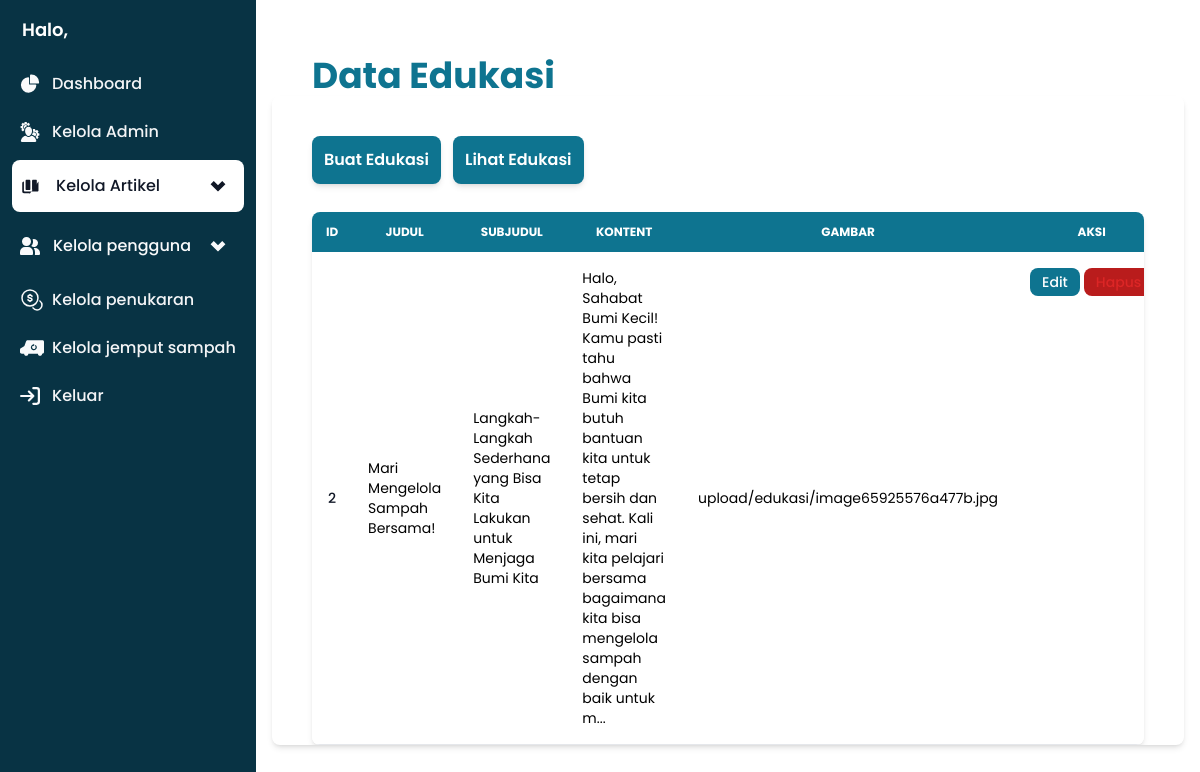
Screenshot of /hasil-pencarian-edukasi.php?keyword=Mari Mengelola Sampah Bersama! with the database file from the repository.
### tables this page shows
CREATE TABLE `edukasi` (
  `id` bigint(20) NOT NULL,
  `title` varchar(255) NOT NULL,
  `subtitle` varchar(255) NOT NULL,
  `content` longtext NOT NULL,
  `image` varchar(255) NOT NULL,
  `created_at` timestamp NOT NULL DEFAULT current_timestamp(),
  `updated_at` timestamp NOT NULL DEFAULT current_timestamp()
);

### include/Database.php (called while the page is built, shortened)
<?php
class Database
{
    private $host = "localhost";
    private $username = "root";
    private $password = "";
    private $dbname = "ass3";
    private $port = "3306";
    public function __construct()
    {
        $this->conn = new mysqli($this->host, $this->username, $this->password, $this->dbname, $this->port);
    }
}
?>

### include/Post.php (called while the page is built, shortened)
<?php
require_once "Database.php";
class Edukasi extends Database
{
    public function searchEdukasi($keyword)
    {
        $keyword = $this->conn->real_escape_string($keyword);
        $query = "SELECT * FROM edukasi WHERE title LIKE '%$keyword%' OR subtitle LIKE '%$keyword%' OR content LIKE '%$keyword%' ";
        $result = $this->conn->query($query);
        $searchResults = [];
        if ($result && $result->num_rows > 0) {
            while ($row = $result->fetch_object()) {
                $searchResults[] = $row;
            }
        }
        return $searchResults;
    }
}
?>

### hasil-pencarian-edukasi.php (the view, shortened to what this page needs)
<?php
require_once dirname(__FILE__) . "/include/post.php";
$edukasi = new Edukasi();
if (isset($_GET['keyword']) && !empty($_GET['keyword'])) {
    $keyword = $_GET['keyword'];
    $searchResult = $edukasi->searchEdukasi($keyword);
} else {
    echo "Data Tidak Ditemukan";
}
?>
<!DOCTYPE html>
<html lang="en">
<head>
    <script src="https://cdn.tailwindcss.com"></script>
    <link href="https://cdnjs.cloudflare.com/ajax/libs/flowbite/2.2.0/flowbite.min.css" rel="stylesheet" />
</head>
<body>
    <aside id="logo-sidebar"
        class="fixed top-0 left-0 z-40 w-64 h-screen transition-transform -translate-x-full sm:translate-x-0"
        aria-label="Sidebar">
        <div class="h-full px-3 py-4 overflow-y-auto bg-cyan-950">
            <a href="https://flowbite.com/" class="flex items-center ps-2.5 mb-5">
                <span class="self-center text-lg font-semibold whitespace-nowrap text-white">Halo,
                </span>
            </a>
            <ul class="space-y-2 font-medium">
                <li>
                    <a href="home-admin.php"
                        class="flex items-center p-2 text-gray-900 rounded-lg group hover:bg-gray-100">
                        <span class="ms-3 text-gray-100 group-hover:text-gray-900">Dashboard</span>
                    </a>
                </li>
                <li id="kelola-admin">
                    <a href="kelola-admin.php"
                        class="flex items-center p-2 text-gray-900 rounded-lg group hover:bg-gray-100">
                        <span class="flex-1 ms-3 text-gray-100 group-hover:text-gray-900">Kelola Admin</span>
                    </a>
                </li>
                <li>
                    <button class="w-full flex items-center p-2 text-gray-900 rounded-lg bg-white group"
                        data-dropdown-toggle="dropdown-artikel">
                        <span class="flex-1 ms-2 text-gray-900 text-left">Kelola
                            Artikel</span>
                        <svg class="flex-shrink-0 w-9 h-9 text-gray-900 transition duration-75 "
                            viewBox="0 0 24 24" xmlns="http://www.w3.org/2000/svg">
                    </button>
                </li>
                <li>
                    <button class="w-full flex items-center p-2 text-gray-900 rounded-lg hover:bg-gray-100 group"
                        data-dropdown-toggle="dropdown">
                        <span class="flex-1 ms-1 text-gray-50 group-hover:text-gray-900">Kelola pengguna</span>
                    </button>
                </li>
                <li>
                    <a href="#" class="flex items-center p-2 text-gray-900 rounded-lg hover:bg-gray-100 group">
                        <span class="flex-1 ms-2 text-gray-100 group-hover:text-gray-900">Kelola penukaran</span>
                    </a>
                </li>
                <li>
                    <a href="#" class="flex items-center p-2 text-gray-900 rounded-lg hover:bg-gray-100 group">
                        <span class="flex-1 ms-2 text-gray-100 group-hover:text-gray-900">Kelola jemput sampah</span>
                    </a>
                </li>
                <li>
                    <a href="login-admin.php"
                        class="flex items-center p-2 text-gray-900 rounded-lg hover:bg-gray-100 group">
                        <span class="flex-1 ms-3 text-gray-100 group-hover:text-gray-900">Keluar</span>
                    </a>
                </li>
            </ul>
        </div>
    </aside>
    <div class="p-4 sm:ml-64">
        <h1 class="text-cyan-700 font-bold text-4xl pt-10 pl-10">Data Edukasi</h1>
        <div class="container ">
            <div class=" container relative overflow-x-auto shadow-md sm:rounded-lg">
                <div class="mb-5 flex">
                        <a class=" bg-cyan-700 text-white font-semibold p-3 rounded-lg ml-10 shadow-md hover:bg-cyan-600 mb-2 mt-10" href="buat-post.php">Buat Edukasi</a>
                        <a class=" bg-cyan-700 text-white font-semibold p-3 rounded-lg ml-3 shadow-md hover:bg-cyan-600 mb-2 mt-10" href="edukasi.php">Lihat Edukasi</a>
                </div>
                <div class="mx-10 overflow-x-auto shadow-md sm:rounded-lg">
                    <table class="w-full text-sm text-left rtl:text-right text-black rounded-l shadow-lg">
                        <thead class="text-xs text-white uppercase bg-cyan-700">
                            <tr>
                                <th scope="col" class="px-3 py-3 text-center">Id</th>
                                <th scope="col" class="py-3 text-center">Judul</th>
                                <th scope="col" class="px-4 py-3 max-w-sm text-center">Subjudul</th>
                                <th scope="col" class="px-4 py-3 max-w-md text-center">Kontent</th>
                                <th scope="col" class="text-center py-3">Gambar</th>
                                <th scope="col" class="text-center py-3">Aksi</th>
                            </tr>
                        </thead>
                        <?php foreach ($searchResult as $data): ?>
                            <tbody>
                                <tr class="bg-white border-b text-black">
                                    <th scope="row" class="px-4 py-4 font-medium text-gray-900 whitespace-nowrap">
                                        <?= $data->id ?>
                                    </th>
                                    <td class="px-4 py-4 text-left">
                                        <?= $data->title ?>
                                    </td>
                                    <td class="px-4 max-w-sm py-4 text-left">
                                        <?= $data->subtitle ?>
                                    </td>
                                    <td class="px-4 max-w-md py-4 text-left">
                                        <?= substr($data->content, 0, 200) . (strlen($data->content) > 200 ? '...' : '') ?>
                                    </td>
                                    <td class="px-4 py-4">
                                        <?= $data->image ?>
                                    </td>
                                    <td class="flex px-4 py-4">
                                        <a href="edit-post.php?id=<?= $data->id ?>" class="font-medium text-white hover:underline bg-cyan-700 px-3 py-1 rounded-lg">Edit</a>
                                        <a href="hapus-post.php?id=<?= $data->id ?>" class="font-medium text-red-600 dark:text-white hover:underline ms-1 bg-red-700 px-3 py-1 rounded-lg">Hapus</a>
                                    </td>
                                </tr>
                            </tbody>
                        <?php endforeach; ?>
                    </table>
                </div>
            </div>
    </div>
</body>
</html>

### hasil-pencarian-edukasi.php (style rules this page uses)
* { font-family: 'Poppins', sans-serif; }

### rows the page displays
edukasi: id "2", title "Mari Mengelola Sampah Bersama!", subtitle "Langkah-Langkah Sederhana yang Bisa Kita Lakukan untuk Menjaga Bumi Kita", content "Halo, Sahabat Bumi Kecil! Kamu pasti tahu bahwa Bumi kita butuh bantuan kita untuk tetap bersih dan sehat. Kali ini, mari kita pelajari bersama bagaimana kita bisa mengelola sampah dengan baik untuk m", image "upload/edukasi/image65925576a477b.jpg"
